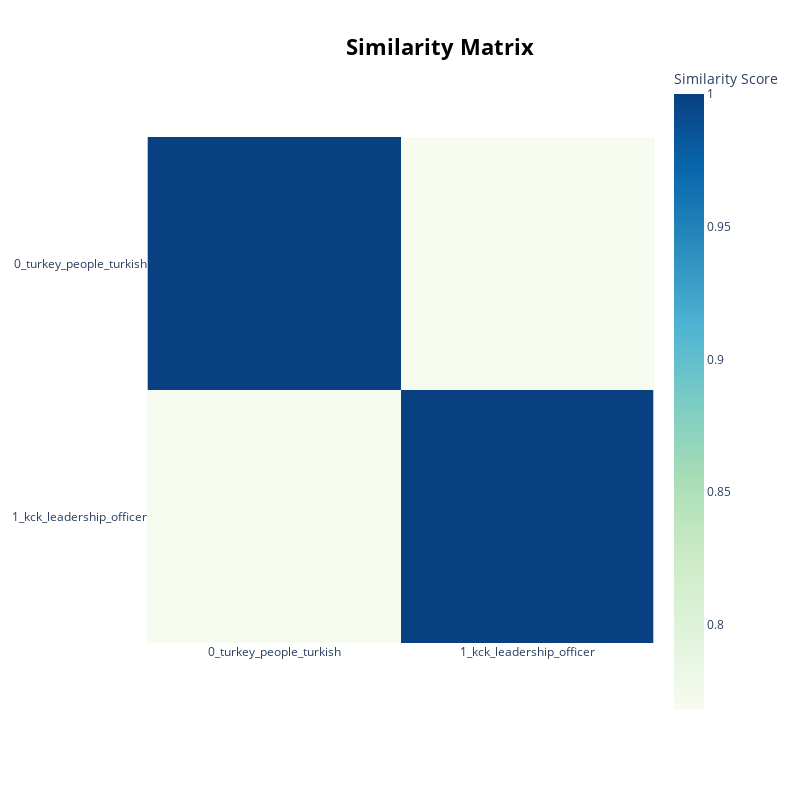

The cell this chart's notebook holds for it:
### Code cell
model_fr.visualize_heatmap()

### Figure 1 — Plotly figure (JSON) as saved in the notebook; plotly's stock layout.template omitted (floating-point values rounded to 4 significant figures)
{"data": [{"coloraxis": "coloraxis", "hovertemplate": "x: %{x}<br>y: %{y}<br>Similarity Score: %{z}<extra></extra>", "name": "0", "type": "heatmap", "x": ["0_turkey_people_turkish", "1_kck_leadership_officer"], "xaxis": "x", "y": ["0_turkey_people_turkish", "1_kck_leadership_officer"], "yaxis": "y", "z": [[1.0, 0.7679], [0.7679, 1.0]]}], "layout": {"coloraxis": {"colorbar": {"title": {"text": "Similarity Score"}}, "colorscale": [[0, "rgb(247,252,240)"], [0.125, "rgb(224,243,219)"], [0.25, "rgb(204,235,197)"], [0.375, "rgb(168,221,181)"], [0.5, "rgb(123,204,196)"], [0.625, "rgb(78,179,211)"], [0.75, "rgb(43,140,190)"], [0.875, "rgb(8,104,172)"], [1, "rgb(8,64,129)"]]}, "height": 800, "hoverlabel": {"bgcolor": "white", "font": {"family": "Rockwell", "size": 16}}, "legend": {"title": {"text": "Trend"}}, "margin": {"t": 60}, "showlegend": true, "title": {"font": {"color": "Black", "size": 22}, "text": "<b>Similarity Matrix", "x": 0.55, "xanchor": "center", "y": 0.95, "yanchor": "top"}, "width": 800, "xaxis": {"anchor": "y", "constrain": "domain", "domain": [0, 1], "scaleanchor": "y"}, "yaxis": {"anchor": "x", "autorange": "reversed", "constrain": "domain", "domain": [0, 1]}}}
